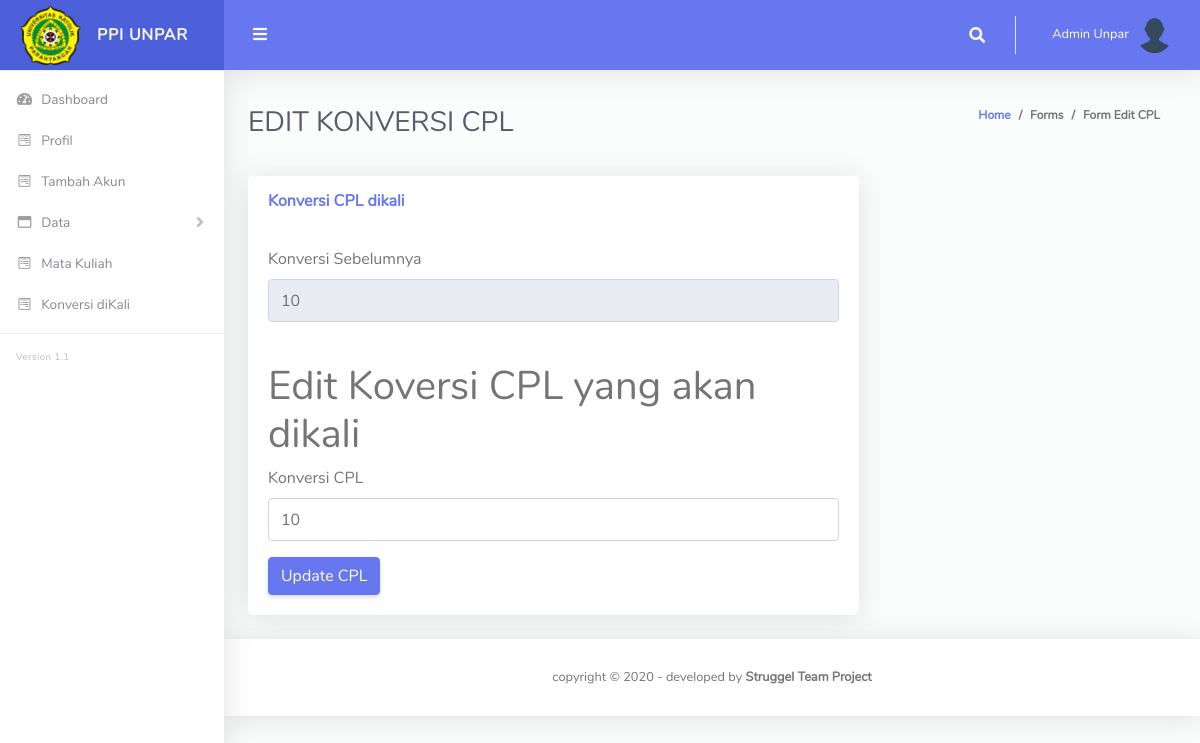
The app's page /admin/index.php?page=konversiCPL&&id=1 (signed in) with its own data.
### tables this page shows
CREATE TABLE `profil` (
  `id` int(11) NOT NULL,
  `nama_lengkap` varchar(100) NOT NULL,
  `nokta` varchar(100) NOT NULL,
  `jenis_kelamin` varchar(100) NOT NULL,
  `username` varchar(100) NOT NULL,
  `password` varchar(100) NOT NULL,
  `photo` varchar(100) NOT NULL,
  `level` varchar(100) NOT NULL
);

CREATE TABLE `konversi_cpl` (
  `id` int(11) NOT NULL,
  `kodeHasil` int(11) DEFAULT NULL,
  `kodeKompetensi` varchar(20) NOT NULL,
  `kode` varchar(190) NOT NULL,
  `keterangan` varchar(255) NOT NULL,
  `konversi_cpl` int(190) NOT NULL
);

### admin/index.php (the view, shortened to what this page needs)
<!DOCTYPE html>
<html lang="en">
  <head>
    <link href="../vendor/fontawesome-free/css/all.min.css" rel="stylesheet" type="text/css">
    <link href="../vendor/bootstrap/css/bootstrap.min.css" rel="stylesheet" type="text/css">
    <link href="../css/ruang-admin.min.css" rel="stylesheet">
    <link href="../vendor/datatables/dataTables.bootstrap4.min.css" rel="stylesheet">
  </head>
  <body id="page-top">
    <div id="wrapper">
      <ul class="navbar-nav sidebar sidebar-light accordion" id="accordionSidebar">
        <a class="sidebar-brand d-flex align-items-center justify-content-center" href="index.php">
          <div class="sidebar-brand-icon">
            <img src="../img/unparlogo.png" style="max-height: 60px">
          </div>
          <div class="sidebar-brand-text mx-3">PPI UNPAR</div>
        </a>
        <hr class="sidebar-divider my-0">
        <li class="nav-item">
          <a class="nav-link" href="index.php">
            <i class="fas fa-fw fa-tachometer-alt"></i>
            <span>Dashboard</span></a>
          </li>
          <li class="nav-item">
            <a class="nav-link" href="index.php?page=profil">
              <i class="fab fa-fw fa-wpforms"></i>
              <span>Profil</span></a>
            </li>
            <li class="nav-item">
              <a class="nav-link" href="index.php?page=tambahakun">
                <i class="fab fa-fw fa-wpforms"></i>
                <span>Tambah Akun</span></a>
              </li>
              <li class="nav-item">
                <a class="nav-link collapsed" href="#" data-toggle="collapse" data-target="#collapseBootstrap"
                aria-expanded="true" aria-controls="collapseBootstrap">
                <i class="far fa-fw fa-window-maximize"></i>
                <span>Data</span>
              </a>
            </li>
            <li class="nav-item">
              <a class="nav-link" href="index.php?page=mataKuliah">
                <i class="fab fa-fw fa-wpforms"></i>
                <span>Mata Kuliah</span></a>
              </li>
              <li class="nav-item">
              <a class="nav-link" href="index.php?page=konversiCPL&amp;&amp;id=1">
                <i class="fab fa-fw fa-wpforms"></i>
                <span>Konversi diKali</span></a>
              </li>
            <hr class="sidebar-divider">
            <div class="version" id="version-ruangadmin"></div>
          </ul>
          <div id="content-wrapper" class="d-flex flex-column">
            <div id="content">
              <?php
              include "koneksi.php";
              $id = $_SESSION['id'];
              $query="SELECT * FROM profil where id='$id'";
              $sql = mysqli_query ($connect,$query);
              while ($hasil = mysqli_fetch_array($sql)) {
                $nama_lengkap = $hasil ['nama_lengkap'];
                $photo = $hasil ['photo'];
                ?>
              <?php } ?>
              <nav class="navbar navbar-expand navbar-light bg-navbar topbar mb-4 static-top">
                <button id="sidebarToggleTop" class="btn btn-link rounded-circle mr-3">
                  <i class="fa fa-bars"></i>
                </button>
                <ul class="navbar-nav ml-auto">
                  <li class="nav-item dropdown no-arrow">
                    <a class="nav-link dropdown-toggle" href="#" id="searchDropdown" role="button" data-toggle="dropdown"
                    aria-haspopup="true" aria-expanded="false">
                    <i class="fas fa-search fa-fw"></i>
                  </a>
              </li>
              <li class="nav-item dropdown no-arrow">
                <a class="nav-link dropdown-toggle" href="#" id="userDropdown" role="button" data-toggle="dropdown" aria-haspopup="true" aria-expanded="false">
                  <span class="ml-2 d-none d-lg-inline text-white small"><?php echo $nama_lengkap; ?></span>
                  <span>&nbsp;&nbsp;<img style="border-radius:50%;" src="img_adm/<?php echo $photo;?>" width='35' height='35'></span>
                </a>
              </li>
            </ul>
          </nav>
          <?php include "main_switch.php"; ?>
        </div>
        <footer class="sticky-footer bg-white">
          <div class="container my-auto">
            <div class="copyright text-center my-auto">
              <span>copyright &copy; <script> document.write(new Date().getFullYear()); </script> - developed by
                <b>Struggel Team Project</b>
              </span>
            </div>
          </div>
        </footer>
      </div>
    </div>
</body>
</html>

### admin/konversiCPL.php (shortened to what this page needs)
<?php
include "koneksi.php";
$sql = "SELECT * from konversi_cpl where id=1";
$query=mysqli_query($connect, $sql);
$data=mysqli_fetch_array($query);
$konversi = $data ['konversi_cpl'];
?>
<div class="container-fluid" id="container-wrapper">
  <div class="d-sm-flex align-items-center justify-content-between mb-4">
    <h1 class="h3 mb-0 text-gray-800">EDIT KONVERSI CPL</h1>
    <ol class="breadcrumb">
      <li class="breadcrumb-item"><a href="./">Home</a></li>
      <li class="breadcrumb-item">Forms</li>
      <li class="breadcrumb-item active" aria-current="page">Form Edit CPL</li>
    </ol>
  </div>
  <div class="row">
    <div class="col-lg-8">
     <div class="card mb-4">
      <div class="card-header py-3 d-flex flex-row align-items-center justify-content-between">
        <h6 class="m-0 font-weight-bold text-primary">Konversi CPL dikali</h6>
      </div>
      <div class="card-body">
        <form action="" method="post" enctype="multipart/form-data">
          <div class="form-group">
            <label for="exampleInputEmail1">Konversi Sebelumnya</label>
            <input type="text" name="konversi_cpl" class="form-control" value="<?php echo $konversi; ?>" disabled="">
          </div>
          <br/>
          <h1>Edit Koversi CPL yang akan dikali</h1>
          <div class="form-group">
            <label for="exampleInputEmail1">Konversi CPL</label>
            <input type="text" name="konversi_cpl" class="form-control" id="exampleInputEmail1" aria-describedby="MataKuliah"
            value="<?php echo $konversi; ?>" >
          </div>
          <input type="submit" class="btn btn-primary" name="CPL" id="CPL" value="Update CPL">
        </form>
      </div>
    </div>
  </div>
</div>

### records on screen
profil: nama_lengkap "Admin Unpar", photo (placeholder picture)
konversi_cpl: konversi_cpl "10"
